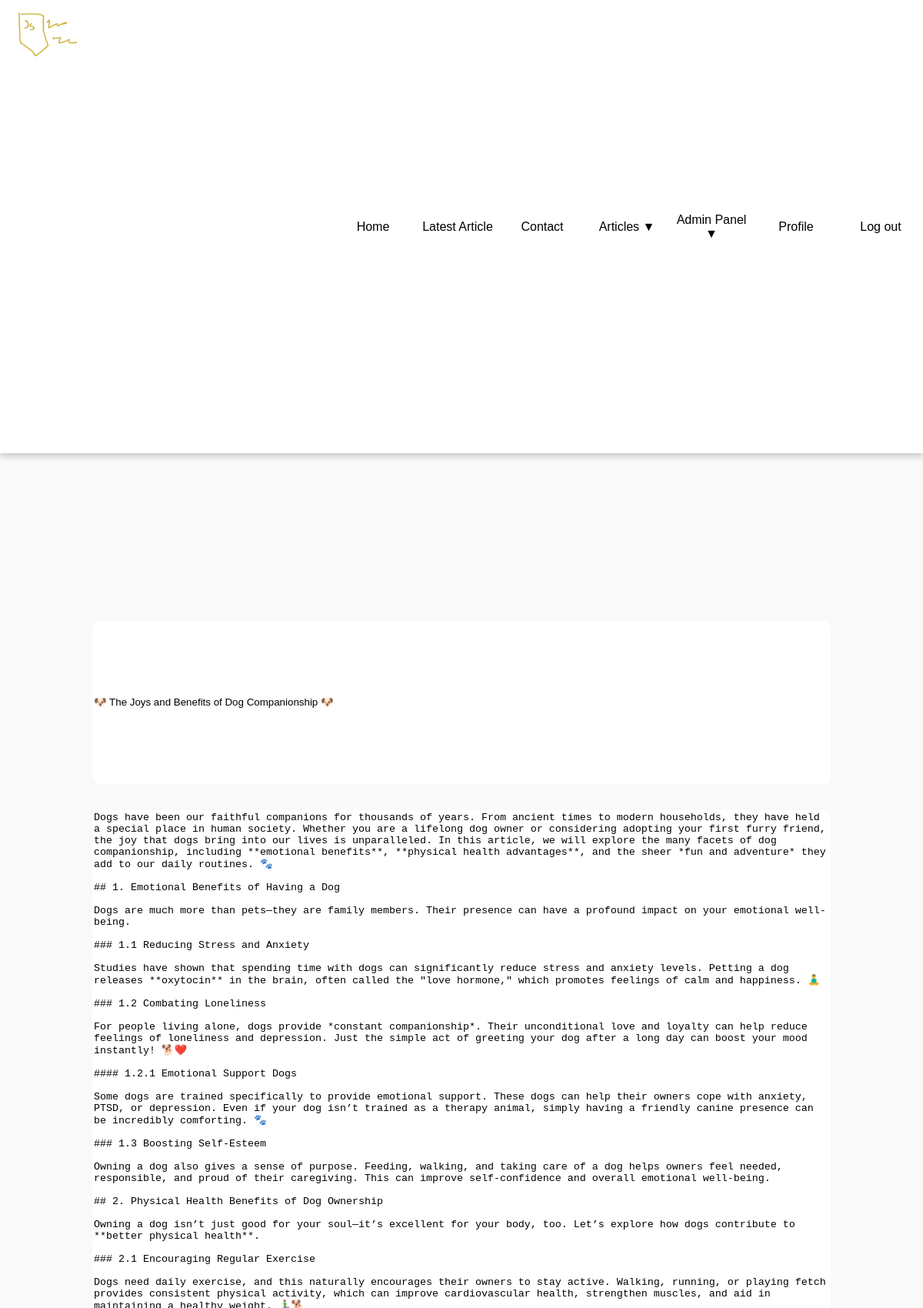
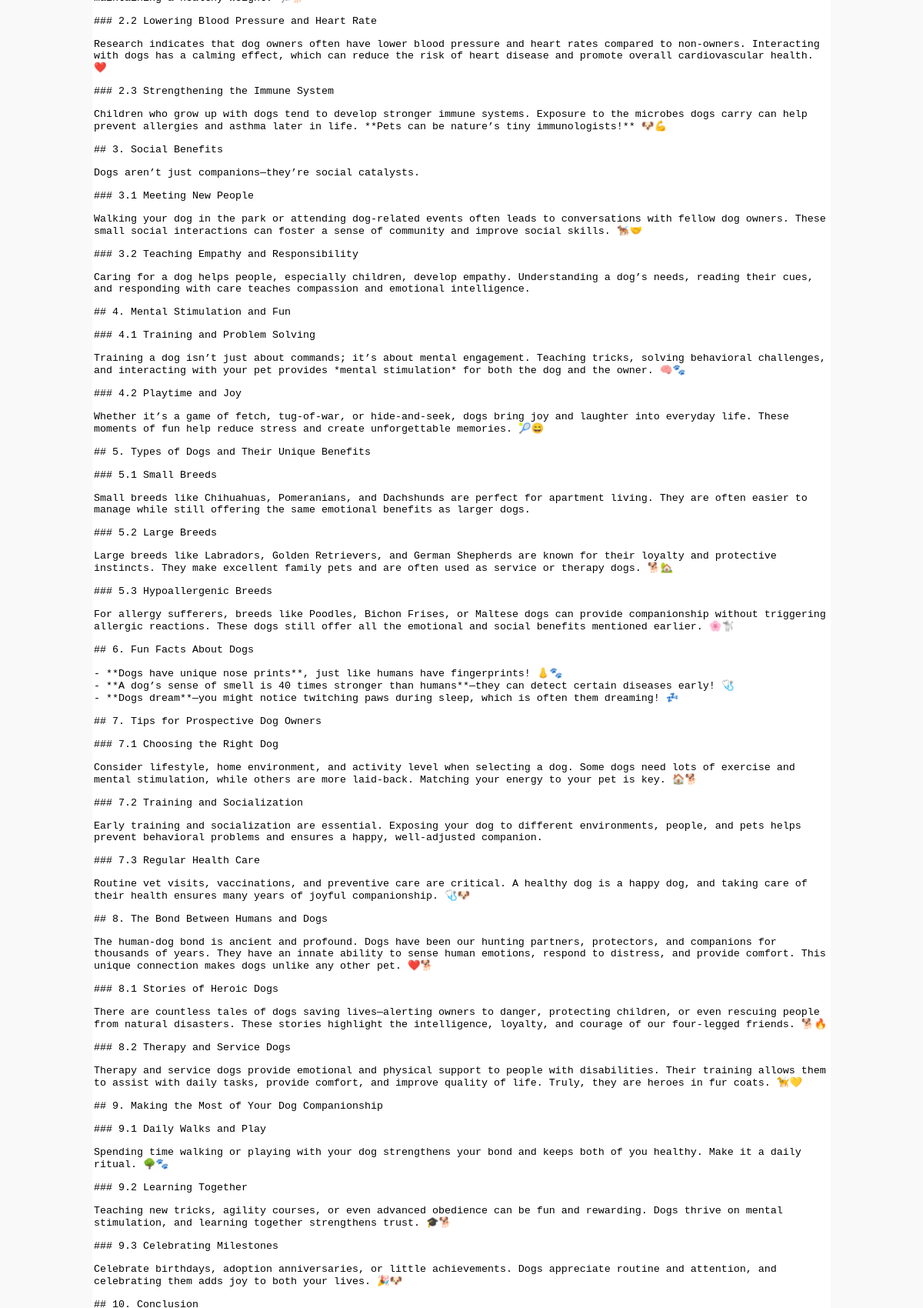
Page /managearticle.php?id=30 (signed in, upper part) on the committed database (2 pictures, top to bottom).
### tables this page shows
CREATE TABLE `articles` (
  `id` int(11) NOT NULL,
  `title` text DEFAULT NULL,
  `article` text DEFAULT NULL,
  `ownerID` int(11) DEFAULT NULL,
  `date` date DEFAULT NULL
);

### managearticle.php (the view, shortened to what this page needs)
<?php
include('php/functions.php');
if(isset($_GET['id'])){
    $id = $_GET['id'];
    $query = $con->prepare("SELECT * FROM articles WHERE id = ?");
    $query->bind_param("i", $id);
    $query->execute();
    $result = $query->get_result();
    if($result->num_rows > 0){
        $editarticle = $result->fetch_assoc();
    }
}
?>
<!DOCTYPE html>
<html lang="pl">
<head>
    <link rel="stylesheet" href="style.css">
</head>
<body>
    <div class="container">
        <main class="managearticle">
            <form action="managearticle.php" method="post">
                <?php
                if(isset($editarticle)){
                    $title = $editarticle['title'];
                    $article = $editarticle['article'];
                    $ownerID = $editarticle['ownerID'];
                    echo "<input type=\"hidden\" name=\"id\" value=\"$id\">
                    <input type=\"hidden\" name=\"ownerID\" value=\"$ownerID\">
                    <input type=\"text\" placeholder=\"Title\" value=\"$title\" name=\"title\">
                    <textarea name=\"article\" placeholder=\"Put your entire article here, the area can be resized if prefered\">$article</textarea>
                    <input type=\"submit\" value=\"Save and update\">";
                }
                ?>
            </form>
        </main>
    </div>
</body>
</html>

### style.css (style rules this page uses)
html,body { margin: 0; padding: 0; width: 100%; scrollbar-width: none; -ms-overflow-style: none; scroll-behavior: smooth; }
div { height: 80%; }
.container { width: 100%; display: flex; flex-direction: column; flex-wrap: wrap; background-color: #f9f9f9; }
main { min-height: 85vh; margin-left: 5%; display: flex; flex-direction: column; flex-wrap: wrap; align-content: space-around; align-items: center; }
.managearticle { height: auto; width: 100%; margin: auto; margin-top: 5vh; margin-bottom: 5vh; }
.managearticle form { height: auto; width: 80%; display: flex; flex-direction: column; text-align: start; justify-tracks: start; }
.managearticle * { border:none; border-radius: 10px; }
.managearticle input { height: 4.8vh; margin-bottom: 0.8vh; }
.managearticle textarea { margin-bottom: 0.8vh; height: 72vh; resize: vertical; }

### rows in the picture
articles: title "🐶 The Joys and Benefits of Dog Companionship 🐶", article "Dogs have been our faithful companions for thousands of years. From ancient times to modern households, they have held a special place in human society. Whether you are a lifelong dog owner or considering adopting your first furry friend, the joy that dogs bring into our lives is unparalleled. In this article, we will explore the many facets of dog companionship, including **emotional benefits**, **physical health advantages**, and the sheer *fun and adventure* they add to our daily routines. 🐾 ## 1. Emotional Benefits of Having a Dog Dogs are much more than pets—they are family members. Their presence can have a profound impact on your emotional well-being. ### 1.1 Reducing Stress and…"
